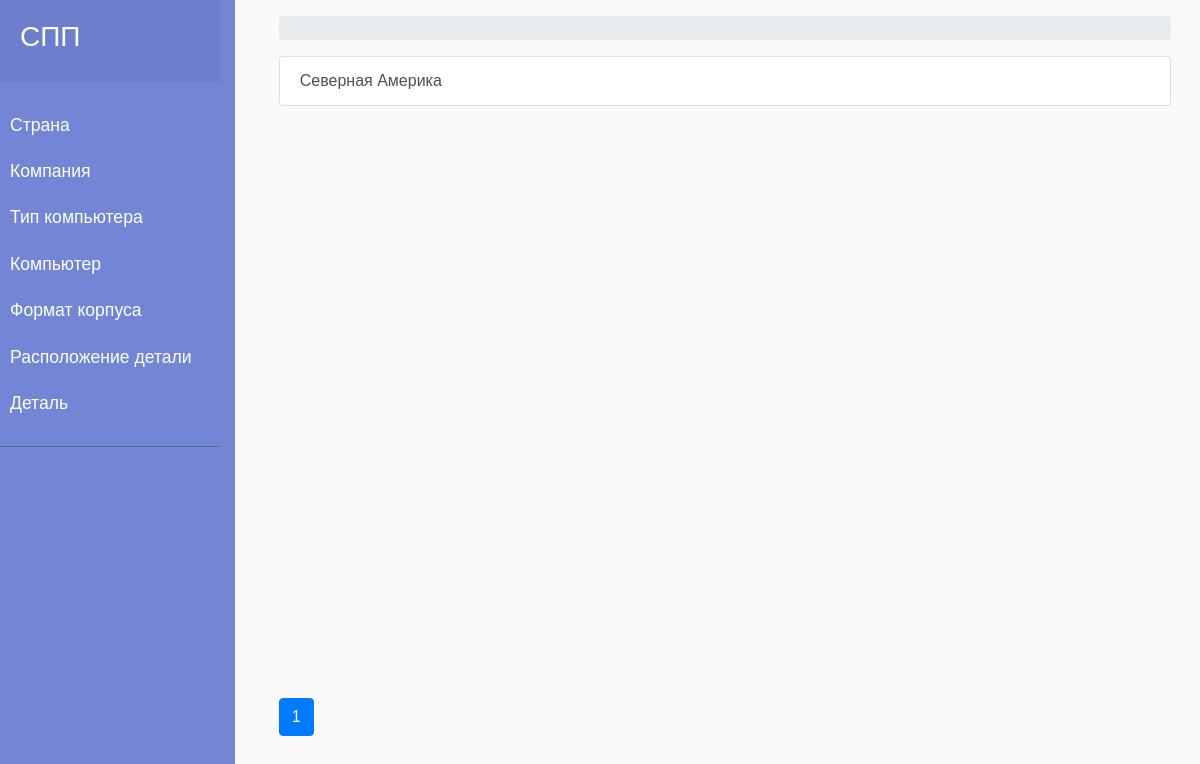
Before: / with the older database file.
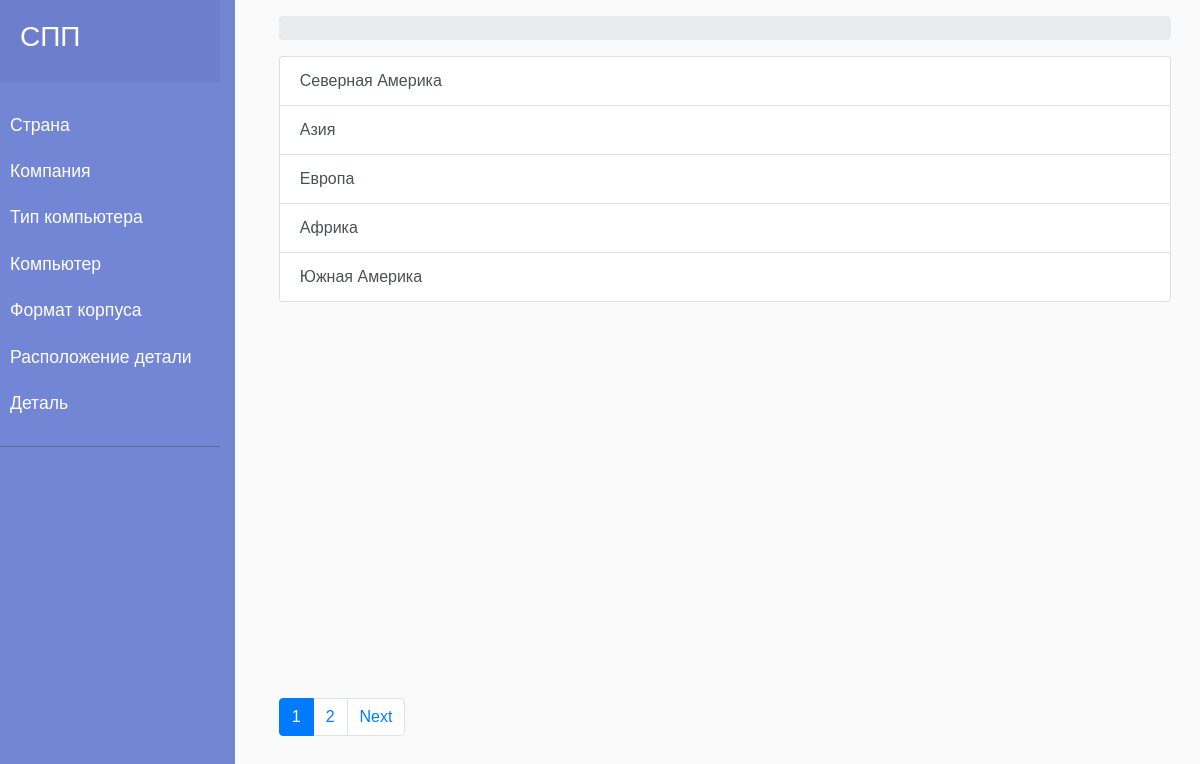
After: the same page with the newer database file.
### models.py (models this page shows, shortened)
class Country(db.Model):
    id = db.Column(db.Integer, primary_key=True)
    title = db.Column(db.String(128))
    companies = db.relationship('Company', backref='country')

### views.py (the view)
@app.route('/')
@register_breadcrumb(app, '.', 'Страна')
def countries():
    page_num = request.args.get("page")
    if not page_num:
        page_num = 1
    country_list = Country.query.paginate(per_page=PER_PAGE_COUNT, page=int(page_num), error_out=False)
    return render_template('index.html', list=country_list, type='company')

### views.py (called while the page is built)
@app.context_processor
def create_forms():
    return {'company_form': [
        CountryForm(),
        CompanyForm(),
        ComputerTypeForm(),
        ComputerForm(),
        BoxFormatForm(),
        DetailPlaceForm(),
        DetailForm()
    ]}

### templates/index.html
{% extends 'base.html' %}
{% block content %}
    <ul class="list-group">
        {% for item in list.items %}
            <a href="{{ request.base_url }}/{{ item.id }}/{{ type }}" class="list-group-item list-group-item-action rgba-red-strong">{{ item.title }}</a>
        {% endfor %}
    </ul>
{% endblock %}

### templates/base.html (shortened to what this page needs)
<!DOCTYPE html>
<html lang="en">
<head>
    <link rel="stylesheet" href="https://stackpath.bootstrapcdn.com/bootstrap/4.4.1/css/bootstrap.min.css"
>
    <link rel="stylesheet" href="{{ url_for('static', filename='css/style.css') }}">
</head>
<body class="overflow-hidden">
<main class="row">
    <nav id="sidebar" class="col-3">
        <div class="sidebar-header">
            <h3>СПП</h3>
        </div>
        <ul class="list-unstyled components">
            <li><a href="#" data-toggle="modal" data-target="#country_modal">Страна</a></li>
            <li><a href="#" data-toggle="modal" data-target="#company_modal">Компания</a></li>
            <li><a href="#" data-toggle="modal" data-target="#computer_type_modal">Тип компьютера</a></li>
            <li><a href="#" data-toggle="modal" data-target="#computer_modal">Компьютер</a></li>
            <li><a href="#" data-toggle="modal" data-target="#box_format_modal">Формат корпуса</a></li>
            <li><a href="#" data-toggle="modal" data-target="#detail_place_modal">Расположение детали</a></li>
            <li><a href="#" data-toggle="modal" data-target="#detail_modal">Деталь</a></li>
        </ul>
    </nav>
    <div class="content container col-9">
        <nav aria-label="breadcrumb" class="mt-3">
            <ol class="breadcrumb">
            </ol>
        </nav>
        {% block content %}{% endblock %}
        {% set count = list.pages + 1 %}
        <nav class="position-absolute pagination mb-5">
            <ul class="pagination">
                {% for i in range(1, count) %}
                    <li class="page-item {% if list.page == i %} active {% endif %}"><a class="page-link"
                                                                                        href="{{ request.base_url }}?page={{ i }}">{{ i }}</a>
                    </li>
                {% endfor %}
                {% if list.has_next %}
                    <li class="page-item"><a class="page-link"
                                             href="{{ request.base_url }}?page={{ list.next_num }}">Next</a></li>
                {% endif %}
            </ul>
        </nav>
    </div>
</main>
</body>
</html>

### static/css/style.css (style rules this page uses)
* { margin: 0; padding: 0; }
#sidebar { min-width: 250px; max-width: 250px; min-height: 100vh; }
body { font-family: 'Poppins', sans-serif; background: #fafafa; }
#sidebar a, a:hover, a:focus { color: inherit; text-decoration: none; transition: all 0.3s; }
#sidebar { background: #7386D5; color: #fff; transition: all 0.3s; }
#sidebar .sidebar-header { padding: 20px; background: #6d7fcc; }
#sidebar ul.components { padding: 20px 0; border-bottom: 1px solid #47748b; }
#sidebar ul li a { padding: 10px; font-size: 1.1em; display: block; }
.pagination { bottom: 0; }

Changed rows visible on the page:
added Country: title "Азия"
added Country: title "Европа"
added Country: title "Африка"
added Country: title "Южная Америка"
Other visible differences:
new list line: "2"
text now shown: "Next"
